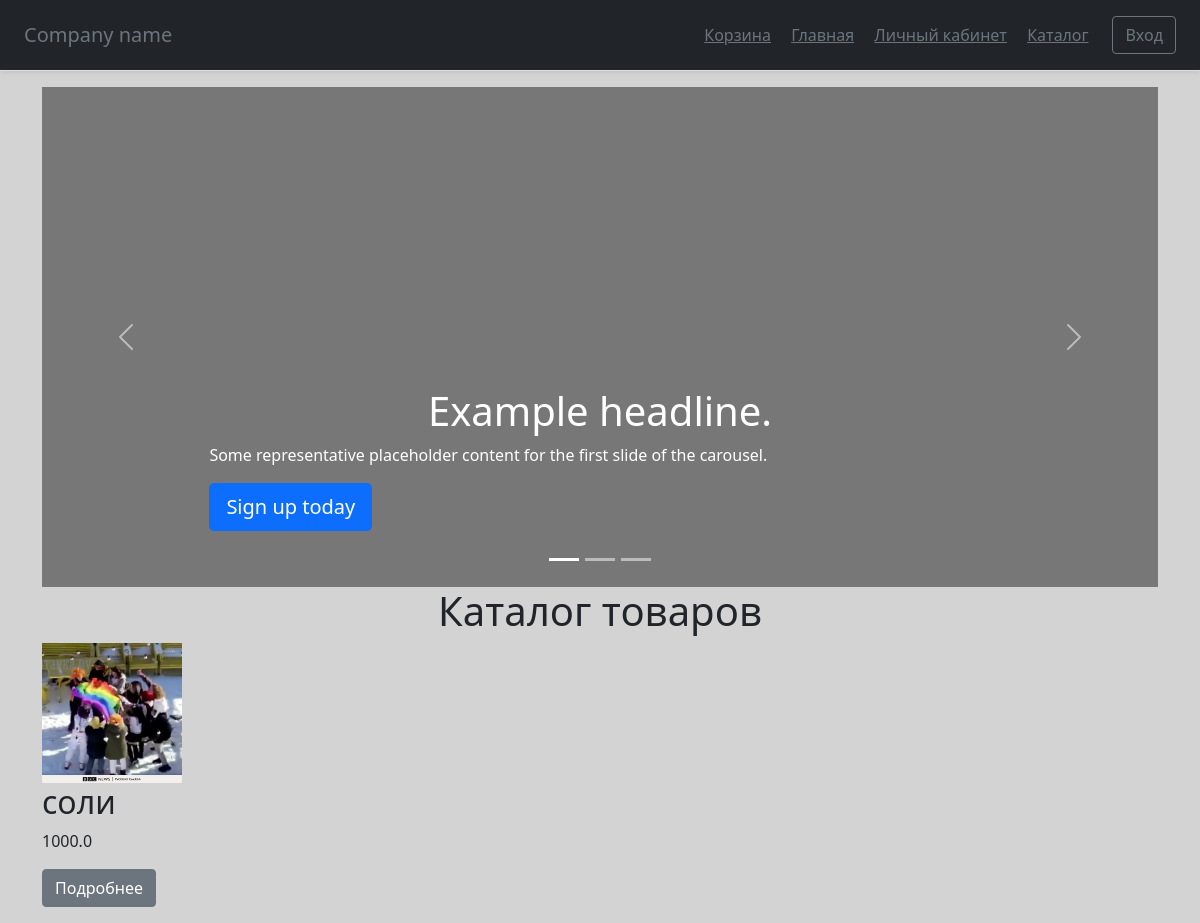
The app's page /catalog, older data.
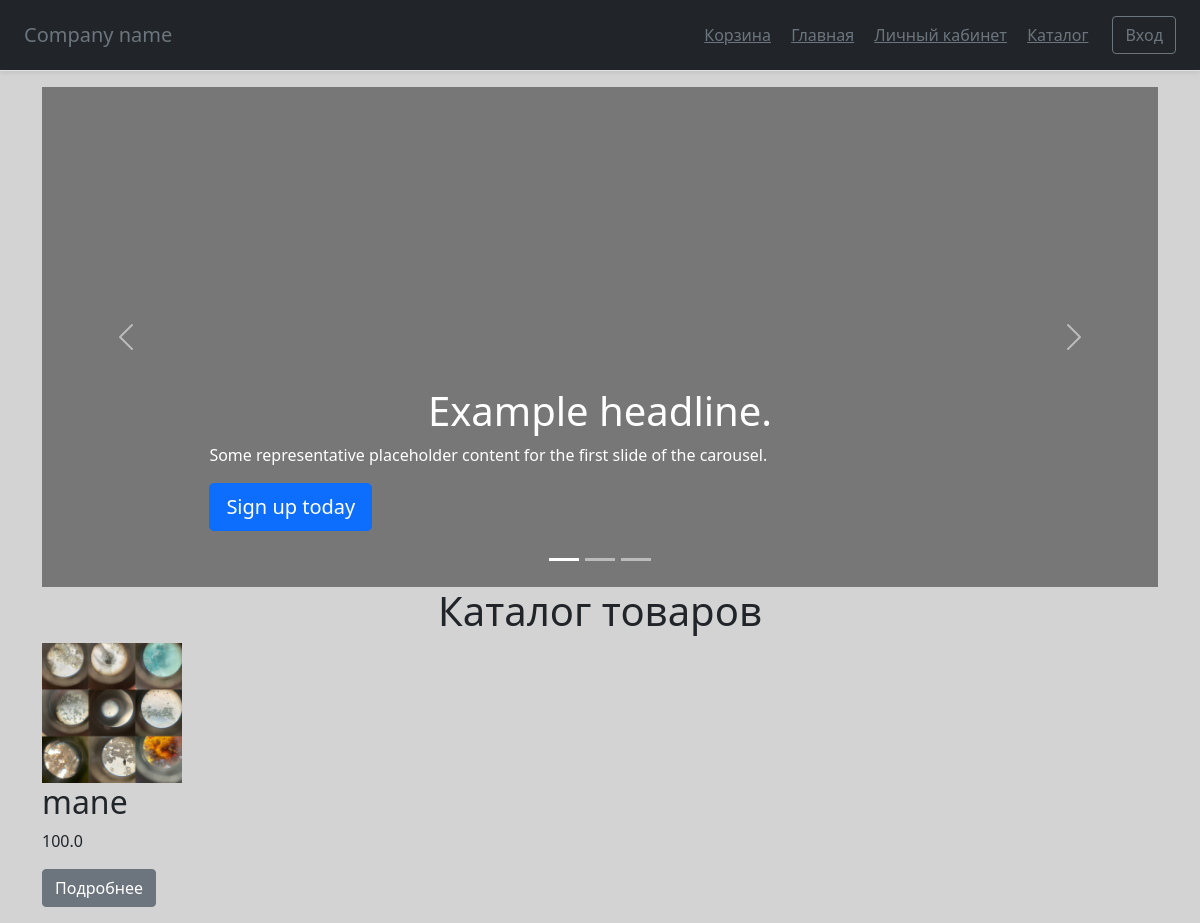
The same page, newer data.
### main.py (models this page shows)
class Items(db.Model):
    id = db.Column(db.Integer, primary_key=True, autoincrement=True)
    name = db.Column(db.String(100), nullable=True)
    description = db.Column(db.Text, nullable=True)
    photo_url = db.Column(db.Text, nullable=True)
    count = db.Column(db.Integer, nullable=True)
    price = db.Column(db.Float, nullable=True)

### main.py (the view)
    @app.route('/catalog')
    def catalog():
        items = Items.query.all()
        return render_template('catalog.html', title='Каталог', css_file='catalog.css', class_main='container',
                               items=items)

### templates/catalog.html (shortened to what this page needs)
{% extends "base.html" %}
{% block content %}
<div id="myCarousel" class="carousel slide" data-bs-ride="carousel">
    <div class="carousel-indicators">
      <button type="button" data-bs-target="#myCarousel" data-bs-slide-to="0" class="active" aria-current="true" aria-label="Slide 1"></button>
      <button type="button" data-bs-target="#myCarousel" data-bs-slide-to="1" aria-label="Slide 2"></button>
      <button type="button" data-bs-target="#myCarousel" data-bs-slide-to="2" aria-label="Slide 3"></button>
    </div>
    <div class="carousel-inner">
      <div class="carousel-item active">
        <svg class="bd-placeholder-img" width="100%" height="100%" xmlns="http://www.w3.org/2000/svg" aria-hidden="true" preserveAspectRatio="xMidYMid slice" focusable="false"><rect width="100%" height="100%" fill="#777"/></svg>
        <div class="container">
          <div class="carousel-caption text-start">
            <h1>Example headline.</h1>
            <p>Some representative placeholder content for the first slide of the carousel.</p>
            <p><a class="btn btn-lg btn-primary" href="#">Sign up today</a></p>
          </div>
        </div>
      </div>
    </div>
    <button class="carousel-control-prev" type="button" data-bs-target="#myCarousel" data-bs-slide="prev">
      <span class="carousel-control-prev-icon" aria-hidden="true"></span>
    </button>
    <button class="carousel-control-next" type="button" data-bs-target="#myCarousel" data-bs-slide="next">
      <span class="carousel-control-next-icon" aria-hidden="true"></span>
    </button>
  </div>
<h1>Каталог товаров</h1>
<div class="row">
{% for item in items %}
  <div class="col-lg-4">
    <img class="bd-placeholder-img-c" src="{{ item.photo_url }}" width="140" height="140" aria-label="Placeholder: 140x140">
    <h2>{{ item.name }}</h2>
    <p>{{ item.price }}</p>
    <p><a class="btn btn-secondary" href="item/{{ item.id }}">Подробнее</a></p>
  </div>
{% endfor %}
</div>
{% endblock %}

Row changes from the older to the newer data that the page shows:
changed Items: photo_url: a different picture; name "соли" → "mane"; price "1000.0" → "100.0"
